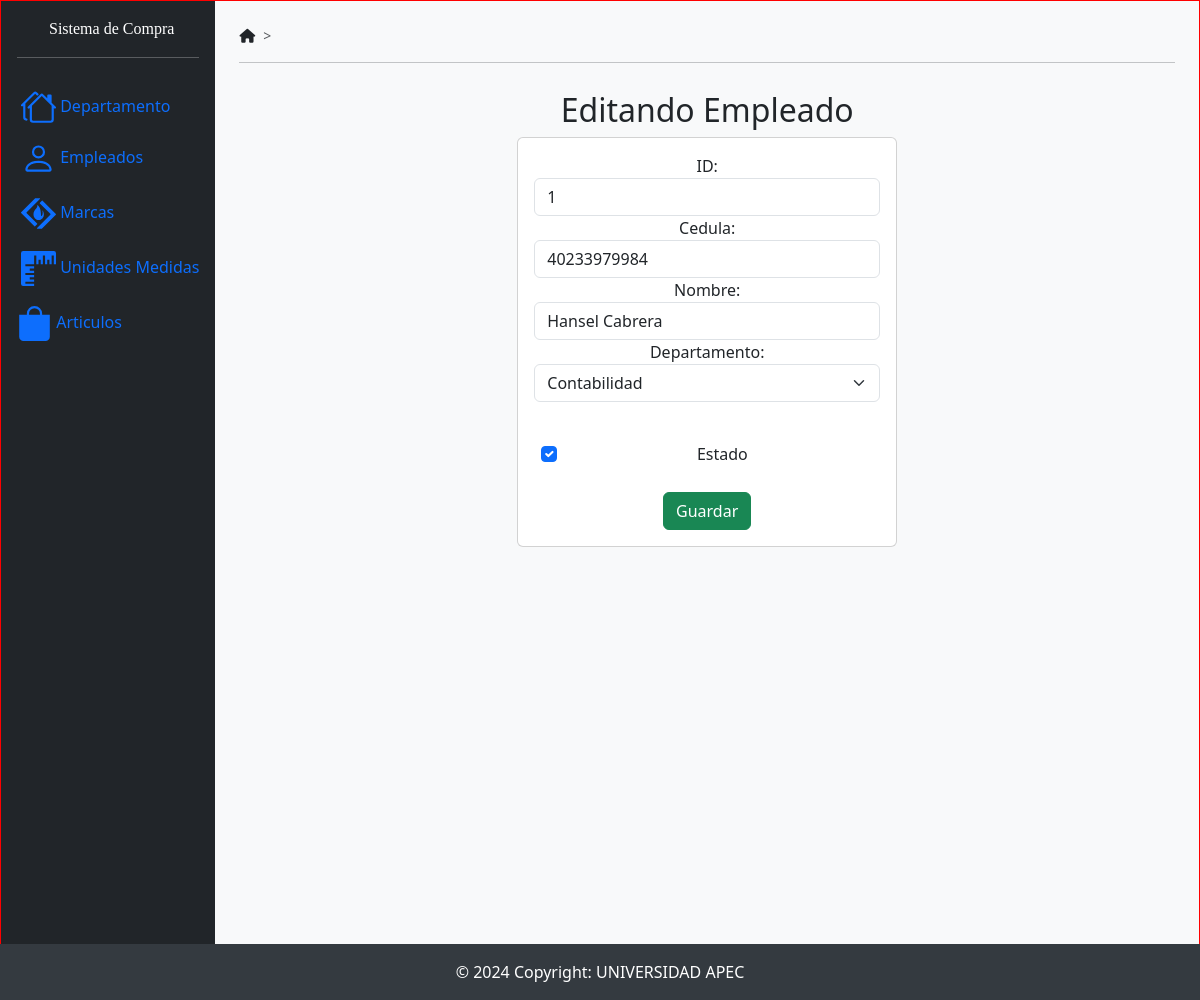
/edicionEmpleados/1, run on the app's committed database.
### SistemaCompraApp/models.py (models this page shows)
class Empleados(models.Model):
    idempleado = models.AutoField(db_column='IdEmpleado', primary_key=True, blank=False, null=False)  # Field name made lowercase.
    cedula = models.TextField(db_column='Cedula')  # Field name made lowercase.
    nombre = models.TextField(db_column='Nombre')  # Field name made lowercase.
    departamento = models.ForeignKey(Departamentos, models.DO_NOTHING, db_column='Departamento', blank=True, null=True)  # Field name made lowercase.
    estado = models.TextField(db_column='Estado', blank=True, null=True)  # Field name made lowercase.
    class Meta:
        managed = False
        db_table = 'Empleados'

### SistemaCompraApp/views.py (the view)
# urls.py: path('edicionEmpleados/<idempleado>', views.edicionEmpleados, name='edicionEmpleados'),
def edicionEmpleados(request, idempleado):
    empleado = Empleados.objects.get(idempleado=idempleado)
    departamento = Departamentos.objects.all()
    return render(request, 'edicionEmpleado.html', {'empleado': empleado,
                                                    'departamentos':departamento})

### SistemaCompraApp/templates/edicionEmpleado.html (shortened to what this page needs)
{% extends "./base.html" %}
{% block body %}
<div class="col-md-5">
  <h2>Editando Empleado</h2>
  <div class="card">
    <div class="card-body">
      <form
        action="/editarEmpleado/"
        method="POST"
        enctype="multipart/form-data"
      >
        <div class="form-group">
          <label for="txtEmpleadoId">ID:</label>
          <input
            type="text"
            name="txtEmpleadoId"
            value="{{empleado.idempleado }}"
            class="form-control"
            placeholder="ID"
            readonly
          />
        </div>
        <div class="form-group">
          <label for="txtEmpleadoCedula">Cedula:</label>
          <input
            type="text"
            name="txtEmpleadoCedula"
            value="{{empleado.cedula}}"
            class="form-control"
            placeholder="Cedula"
            minlength="1"
            maxlength="500"
            required
          />
        </div>
        <div class="form-group">
          <label for="txtEmpleadoNombre">Nombre:</label>
          <input
            type="text"
            name="txtEmpleadoNombre"
            value="{{empleado.nombre}}"
            class="form-control"
            placeholder="Nombre"
            minlength="1"
            maxlength="500"
            required
          />
        </div>
        <div class="form-group mb-3">
            <label for="txtDepartamentoId">Departamento:</label>
            <select class="form-select"
                    name="txtDepartamentoId"
                    id="txtDepartamentoId">
                {% for departamento in departamentos %}
                    <option selected value="{{ empleado.departamento.iddepartamento }}">{{ departamento.nombre }}</option>
                {% endfor %}
            </select>
        </div>
        <br />
        <div class="form-group" style="margin-left: 0.4rem">
          <div class="form-check">
            <input class="form-check-input" type="checkbox"
            name="txtEmpleadoEstado" id="txtEmpleadoEstado"
            {% if empleado.estado == "1" %}checked{% endif %}>
            <label class="form-check-label" for="gridCheck">Estado</label>
          </div>
        </div>
        <br />
        <div class="form-group">
          <button type="submit" class="btn btn-success btn-block text-white">
            Guardar
          </button>
        </div>
      </form>
    </div>
  </div>
</div>
{% endblock body %}

### SistemaCompraApp/static/css/baseDesign.css (style rules this page uses)
body { height: 1000px; border: 1px solid red; position: relative; }

### data on the page
Empleados: txtEmpleadoId "1", txtEmpleadoCedula "40233979984", txtEmpleadoNombre "Hansel Cabrera", Estado "☑"

### other printed values
form field txtDepartamentoId "Contabilidad"
